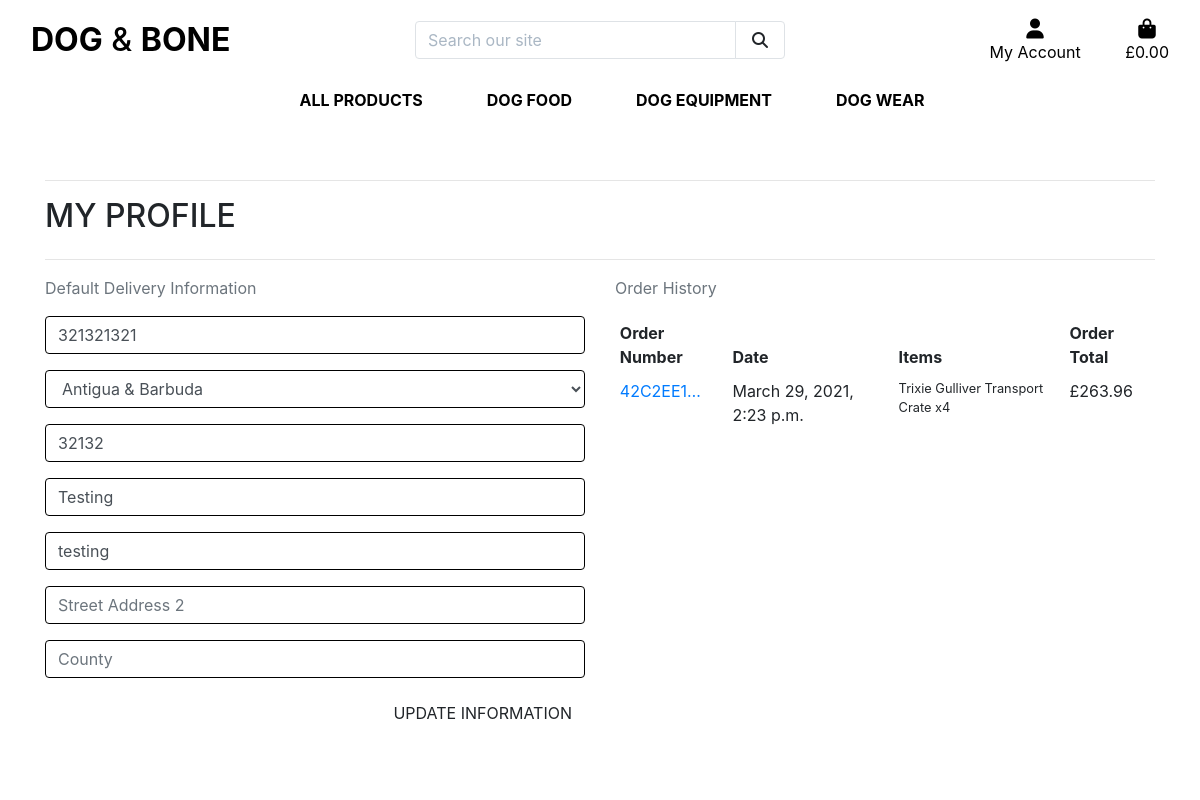
/profile/ (signed in), run on an earlier commit of the app's database.
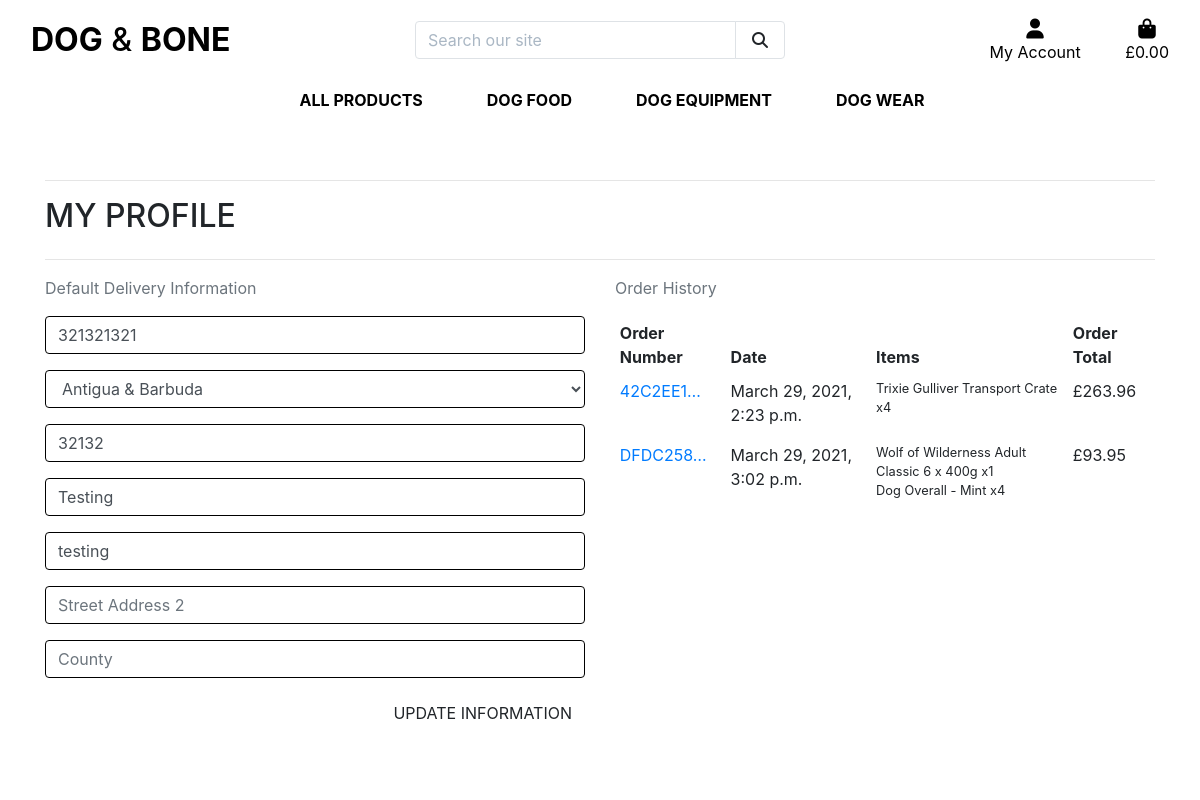
And on a later commit of the database.
### checkout/models.py (models this page shows, shortened)
class Order(models.Model):
    order_number = models.CharField(max_length=32, null=False, editable=False)
    user_profile = models.ForeignKey(UserProfile, on_delete=models.SET_NULL,
                                     null=True, blank=True, related_name='orders')
    full_name = models.CharField(max_length=50, null=False, blank=False)
    email = models.EmailField(max_length=254, null=False, blank=False)
    phone_number = models.CharField(max_length=20, null=False, blank=False)
    country = CountryField(blank_label='Country *', null=False, blank=False)
    postcode = models.CharField(max_length=20, null=True, blank=True)
    town_or_city = models.CharField(max_length=40, null=False, blank=False)
    street_address1 = models.CharField(max_length=80, null=False, blank=False)
    street_address2 = models.CharField(max_length=80, null=True, blank=True)
    county = models.CharField(max_length=80, null=True, blank=True)
    date = models.DateTimeField(auto_now_add=True)
    grand_total = models.DecimalField(max_digits=10, decimal_places=2, null=False, default=0)
    original_basket = models.TextField(null=False, blank=False, default='')
    stripe_pid = models.CharField(max_length=254, null=False, blank=False, default='')
    """
    Generate a random order number using 'uuid'
    '_' before 'generate_order_number' indicates that
    it is a private method that will only be used inside
    this class
    """
    def _generate_order_number(self):
        return uuid.uuid4().hex.upper()
    """
    Update 'grand total' each time a 'lineitem' is added
    Delivery cost is always 0 as we offer free delivery
    so we don't have to account for that
    """
    """
    If the order does not have an order number, we call the
    '_generate_order_number' to create one and updates
    the original save
    """
    def save(self, *args, **kwargs):
        if not self.order_number:
            self.order_number = self._generate_order_number()
        super().save(*args, **kwargs)

class OrderLineItem(models.Model):
    order = models.ForeignKey(Order, null=False, blank=False, on_delete=models.CASCADE, related_name='lineitems')
    product = models.ForeignKey(Product, null=False, blank=False, on_delete=models.CASCADE)
    product_size = models.CharField(max_length=2, null=True, blank=True)
    quantity = models.IntegerField(null=False, blank=False, default=0)
    lineitem_total = models.DecimalField(max_digits=6, decimal_places=2, null=False, blank=False, editable=False)
    """
    Sets the 'lineitem' total and and updates
    the original save
    """
    def save(self, *args, **kwargs):
        self.lineitem_total = self.product.price * self.quantity
        super().save(*args, **kwargs)

### products/models.py (models this page shows, shortened)
class Product(models.Model):
    category = models.ForeignKey('Category', null=True, blank=True, on_delete=models.SET_NULL)
    sku = models.CharField(max_length=254, null=True, blank=True)
    name = models.CharField(max_length=254)
    description = models.TextField()
    has_size = models.BooleanField(default=False, null=True, blank=True)
    price = models.DecimalField(max_digits=6, decimal_places=2)
    rating = models.DecimalField(max_digits=6, decimal_places=2, null=True, blank=True)
    image_url = models.URLField(max_length=1024, null=True, blank=True)
    image = models.ImageField(null=True, blank=True)

### profiles/views.py (the view)
# urls.py: path('profile/', include('profiles.urls')),
def profile(request):
    profile = get_object_or_404(UserProfile, user=request.user)
    if request.method == 'POST':
        form = UserProfileForm(request.POST, instance=profile)
        if form.is_valid():
            form.save()
            messages.success(request, 'Successfully updated your profile!')
        else:
            messages.error(request, 'Failed to update your profile. Invalid form details?')
    else:
        form = UserProfileForm(instance=profile)
    orders = profile.orders.all()
    template = 'profiles/profile.html'
    context = {
        'form': form,
        'orders': orders,
        'on_profile_page': True
    }
    return render(request, template, context)

### profiles/forms.py
class UserProfileForm(forms.ModelForm):
    class Meta:
        model = UserProfile
        exclude = ('user',)
    def __init__(self, *args, **kwargs):
        super().__init__(*args, **kwargs)
        placeholders = {
            'default_phone_number': 'Phone Number',
            'default_postcode': 'Postal Code',
            'default_town_or_city': 'Town or City',
            'default_street_address1': 'Street Address 1',
            'default_street_address2': 'Street Address 2',
            'default_county': 'County',
        }
        self.fields['default_phone_number'].widget.attrs['autofocus'] = True
        for field in self.fields:
            if field != 'default_country':
                if self.fields[field].required:
                    placeholder = f'{placeholders[field]} *'
                else:
                    placeholder = placeholders[field]
                self.fields[field].widget.attrs['placeholder'] = placeholder
            self.fields[field].widget.attrs['class'] = 'border-black rounded-1 profile-form-input'
            self.fields[field].label = False

### profiles/templates/profiles/profile.html (shortened to what this page needs)
{% extends "base.html" %}
{% load static %}
{% block extra_css %}
    <link rel="stylesheet" href="{% static 'profiles/css/profile.css' %}">
{% endblock %}
{% block page_header %}
    <div class="container header-container">
    </div>
{% endblock %}
{% block content %}
    <div class="overlay"></div>
    <div class="container">
        <div class="row">
            <div class="col">
                <hr>
                <h2 class="logo-font mb-4">My Profile</h2>
                <hr>
            </div>
        </div>
        <div class="row">
            <div class="col-12 col-lg-6">
                <p class="text-muted">Default Delivery Information</p>
                <form class="mt-3" action="{% url 'profile' %}" method="POST" id="profile-update-form">
                    {{ form|crispy }}
                    <button class="btn btn-black rounded-1 text-uppercase float-right">Update Information</button>
                </form>
            </div>
            <div class="col-12 col-lg-6">
                <p class="text-muted">Order History</p>
                <div class="order-history table-responsive">
                    <table class="table table-sm table-borderless">
                        <thead>
                            <tr>
                                <th>Order Number</th>
                                <th>Date</th>
                                <th>Items</th>
                                <th>Order Total</th>
                            </tr>
                        </thead>
                        <tbody>
                            {% for order in orders %}
                                <tr>
                                    <td>
                                        <a href="{% url 'order_history' order.order_number %}"
                                        title="{{ order.order_number }}">
                                            {{ order.order_number|truncatechars:8 }}
                                        </a>
                                    </td>
                                    <td>{{ order.date }}</td>
                                    <td>
                                        <ul class="list-unstyled">
                                            {% for item in order.lineitems.all %}
                                                <li class="small">
                                                    {{ item.product.name }} x{{ item.quantity }}
                                                </li>
                                            {% endfor %}
                                        </ul>
                                    </td>
                                    <td>£{{ order.grand_total }}</td>
                                </tr>
                            {% endfor %}
                        </tbody>
                    </table>
                </div>
            </div>
        </div>
{% endblock %}

What changed in the data, as far as the page shows it:
added Order: order_number "DFDC258…", date "March 29, 2021, 3:02 p.m.", grand_total "93.95"
added OrderLineItem: product.name "Wolf of Wilderness Adult Classic 6 x 400g", quantity "1", shown under "DFDC258…"
added OrderLineItem: product.name "Dog Overall - Mint", quantity "4", shown under "DFDC258…"
